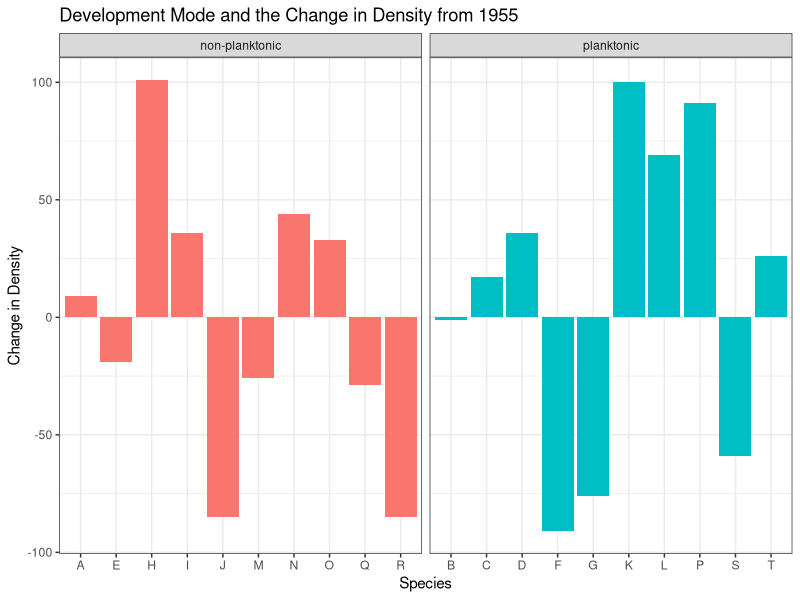
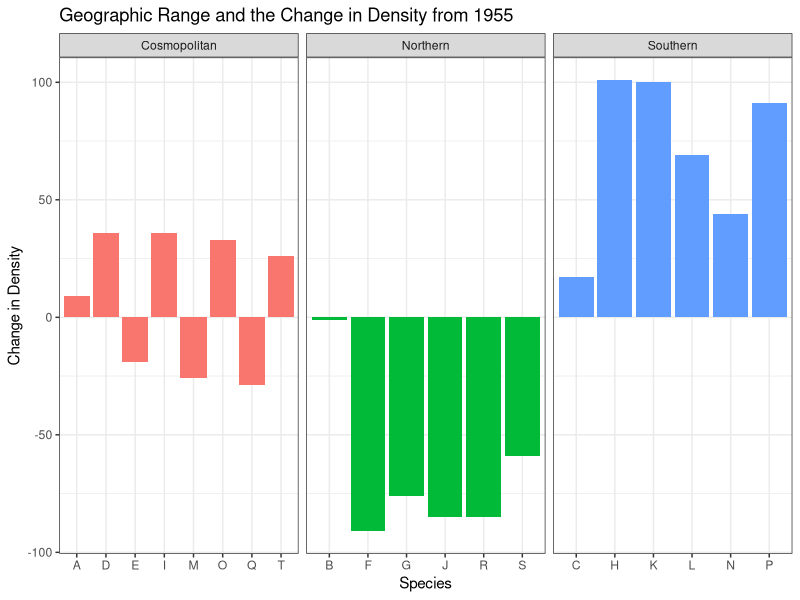
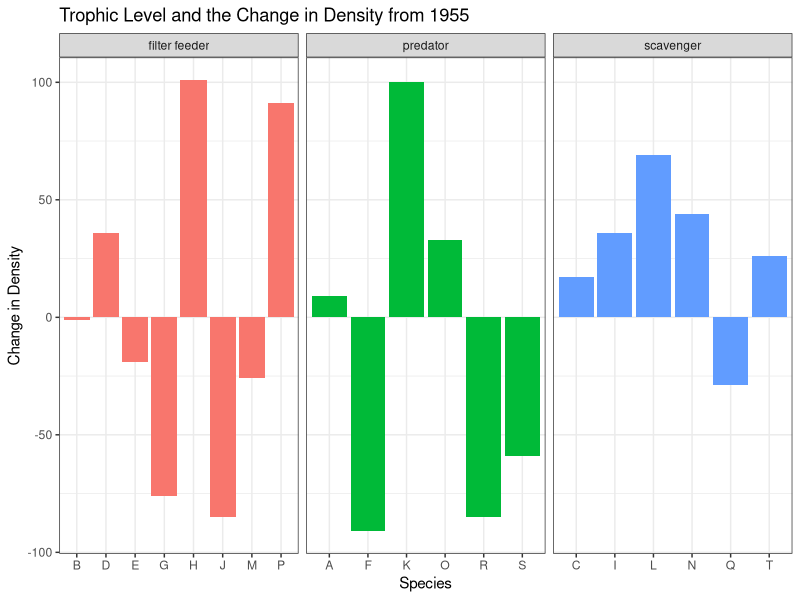
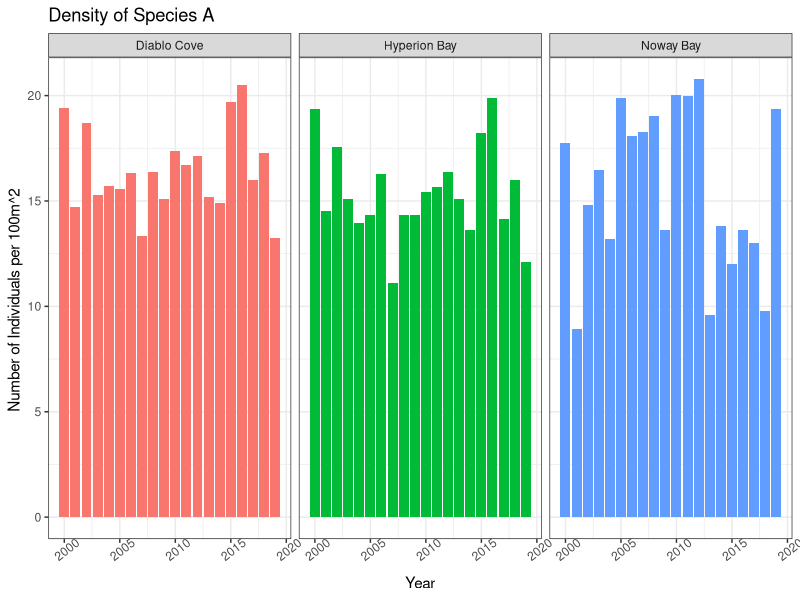
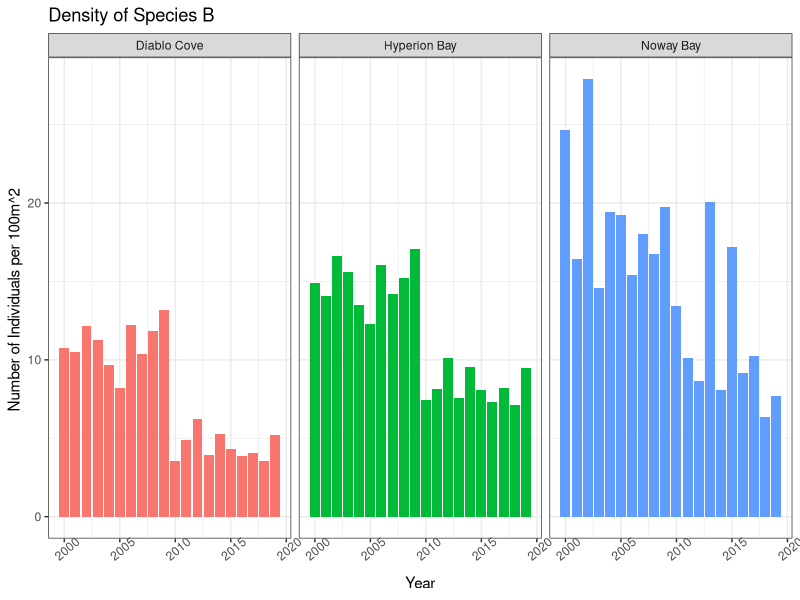
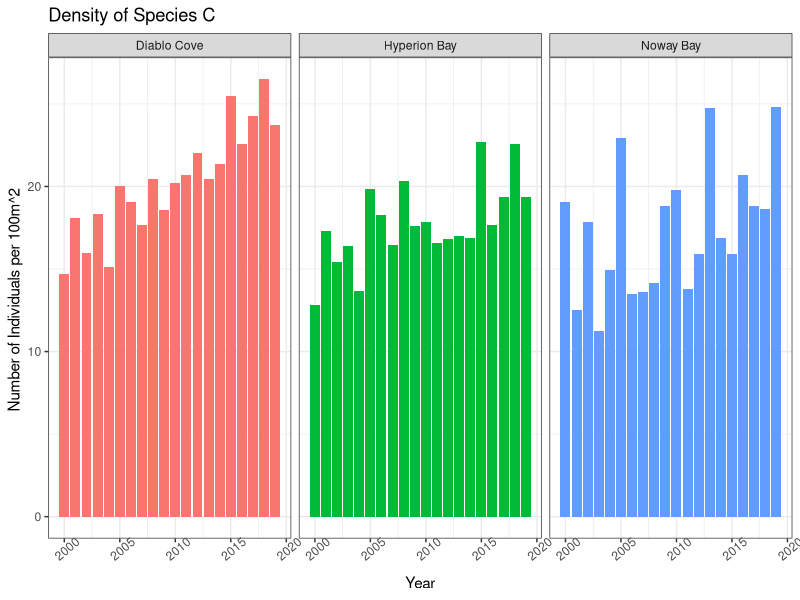
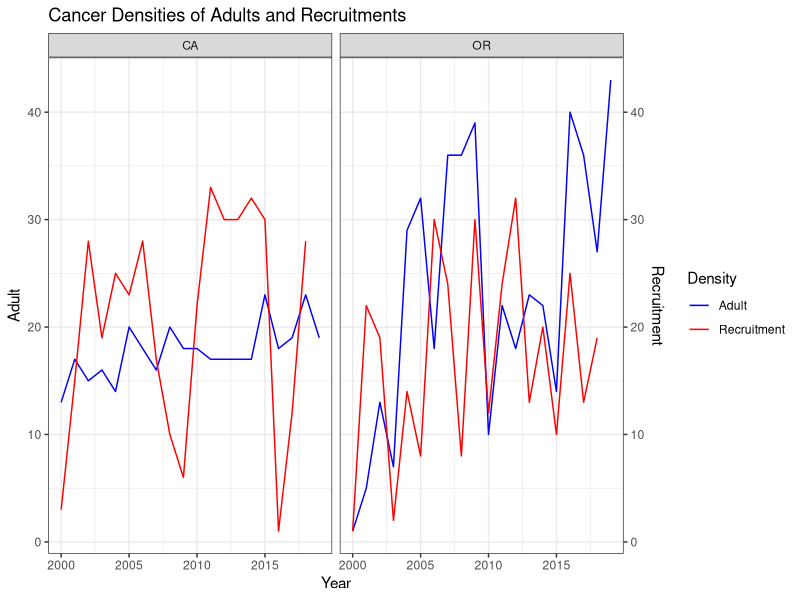
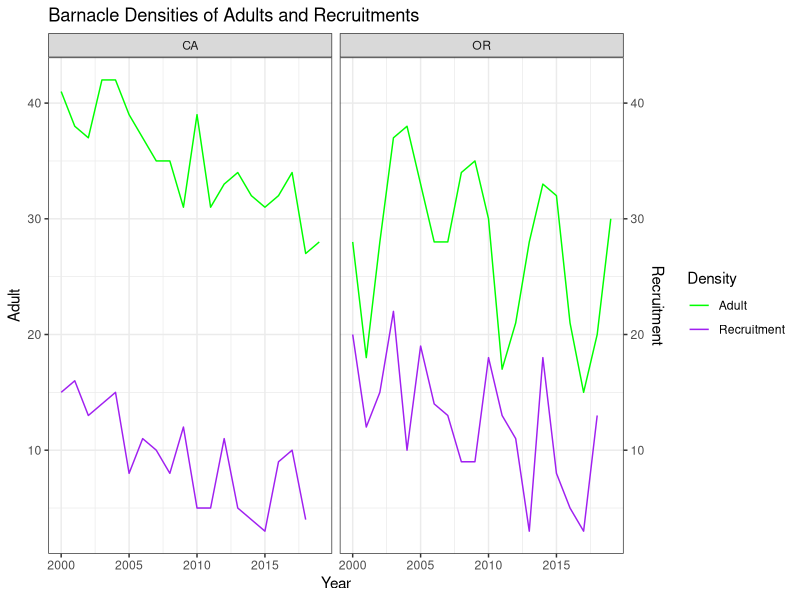

R code for these plots, in order:
## ---- chunk 1
knitr::opts_chunk$set(echo = TRUE)
library(tidyverse)
## ---- chunk 2

climate_change <- read_csv("climate_change.csv")


## ---- chunk 3

development_change <- ggplot(climate_change, aes(x = Species, y = density_change, fill = development)) +
  geom_bar(stat = "identity") +
  facet_wrap(~development, scales = "free_x") +
  labs(title = "Development Mode and the Change in Density from 1955",
       y = "Change in Density") +
  theme_bw()+
  theme(legend.position = "none") 

development_change


## ---- chunk 4

geographic <- ggplot(climate_change, aes(x = Species, y = density_change, fill = geographic_range))+
  geom_bar(stat = "identity")+
  facet_wrap(~geographic_range, scales = "free_x") +
  theme_bw()+
  labs(title = "Geographic Range and the Change in Density from 1955",
       y = "Change in Density") +
  theme(legend.position = "none")

geographic



## ---- chunk 5

trophic <- ggplot(climate_change, aes(x = Species, y = density_change, fill = trophic_level))+
  geom_bar(stat = "identity")+
  facet_wrap(~trophic_level, scales = "free_x") +
  theme_bw()+
  labs(title = "Trophic Level and the Change in Density from 1955",
       y = "Change in Density") +
  theme(legend.position = "none")

trophic



## ---- chunk 6

nuclear <- read_csv("nuclearpowerplant.csv")

nuclearspecies <- read_csv("nuclear_species.csv")


## ---- chunk 7

speciesa <- ggplot(nuclearspecies, aes(x = Year, y = A, fill = Plant)) +
  geom_bar(stat = "identity") +
  facet_wrap(~Plant) +
  theme_bw() +
  theme(legend.position = "none",
        axis.text.x = element_text(angle = 38)) +
  labs(title = "Density of Species A",
       y = "Number of Individuals per 100m^2 ")
  

speciesa

## ---- chunk 8

speciesb <- ggplot(nuclearspecies, aes(x = Year, y = B, fill = Plant)) +
  geom_bar(stat = "identity") +
  facet_wrap(~Plant) +
  theme_bw() +
  theme(legend.position = "none",
        axis.text.x = element_text(angle = 40)) +
  labs(title = "Density of Species B",
       y = "Number of Individuals per 100m^2 ")
  

speciesb


## ---- chunk 9

speciesc <- ggplot(nuclearspecies, aes(x = Year, y = C, fill = Plant)) +
  geom_bar(stat = "identity") +
  facet_wrap(~Plant) +
  theme_bw() +
  theme(legend.position = "none",
        axis.text.x = element_text(angle = 40)) +
  labs(title = "Density of Species C",
       y = "Number of Individuals per 100m^2 ")
  

speciesc



## ---- chunk 10

fishery <- read_csv("fishery.csv")

adult_recruit <- read_csv("recruit_adult.csv")


## ---- chunk 11
crabs <- adult_recruit %>%
  filter(Species == "Cancer")
  


crabplot <- ggplot(crabs, aes(x = Year)) +
  geom_line(aes(y = Adult, color = "Adult")) +
  geom_line(aes(y = Recruitment, color = "Recruitment"))+
  facet_wrap(~State)+
  scale_y_continuous(sec.axis = sec_axis(~., name = "Recruitment")) +
  theme_bw()+
  labs(title = "Cancer Densities of Adults and Recruitments",
       color = "Density") +
  scale_color_manual(values = c("blue", "red"))


crabplot

## ---- chunk 12

barnacle <- adult_recruit %>%
  filter(Species == "Barnacle")
  


barnacleplot <- ggplot(barnacle, aes(x = Year)) +
  geom_line(aes(y = Adult, color = "Adult")) +
  geom_line(aes(y = Recruitment, color = "Recruitment"))+
  facet_wrap(~State)+
  scale_y_continuous(sec.axis = sec_axis(~., name = "Recruitment")) +
  theme_bw()+
  labs(title = "Barnacle Densities of Adults and Recruitments",
       color = "Density") +
  scale_color_manual(values = c("green", "purple"))


barnacleplot


## ---- chunk 13
